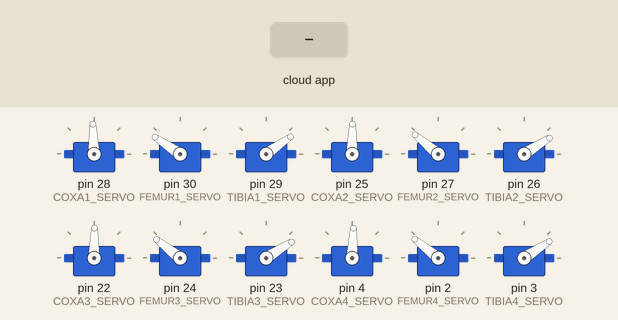
This sketch was run on a simulated Arduino Mega 2560, built with avr-gcc and run on an emulated ATmega2560. On the bench: 12 × servo. Inputs (shaded band) come from the test bench. The ROS host is connected and sends only what is stated.

Above: at 1.2 s.
1.3 s: the phone or cloud app sets ww to w
At 2.5 s:
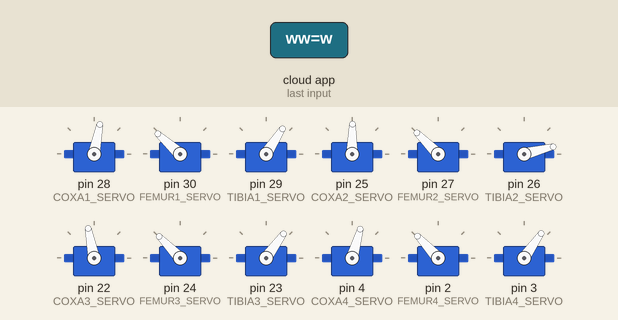
2.8 s: the phone or cloud app sets ww to s
At 3.6 s:
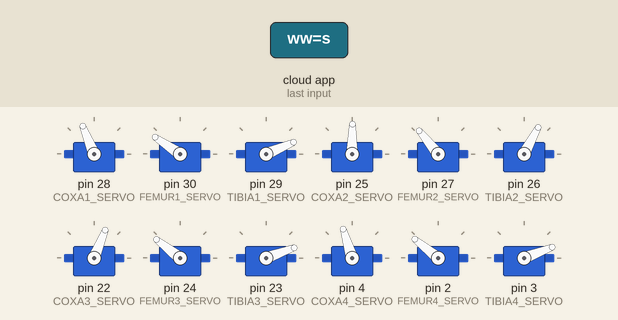
4.3 s: the phone or cloud app sets ww to a
At 5.0 s:
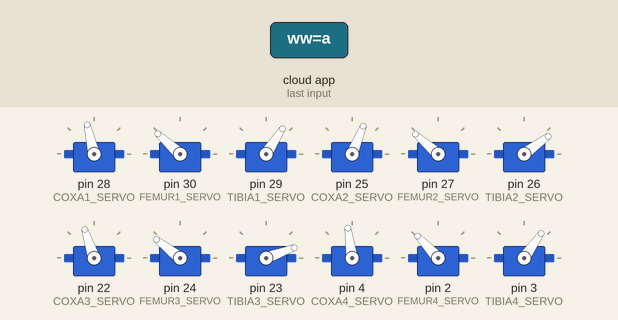
5.8 s: the phone or cloud app sets ww to d
At 7.0 s:
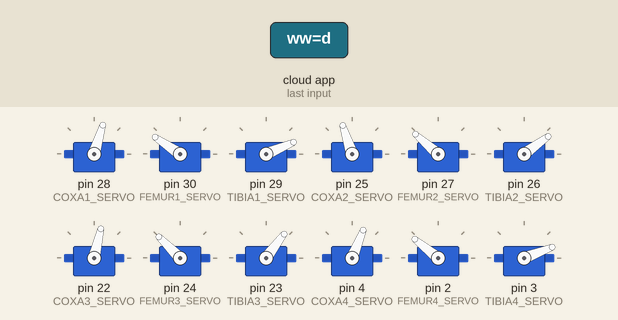
7.3 s: the phone or cloud app sets ww to r
8.8 s: the phone or cloud app sets ww to w
At 9.5 s:
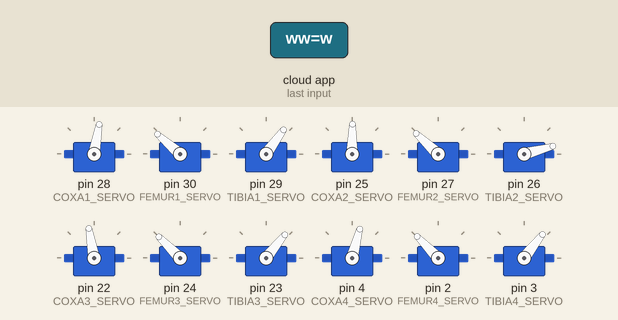
Timing chart, 0 to 11.3 s (numbered marks = the images above; inputs shaded):
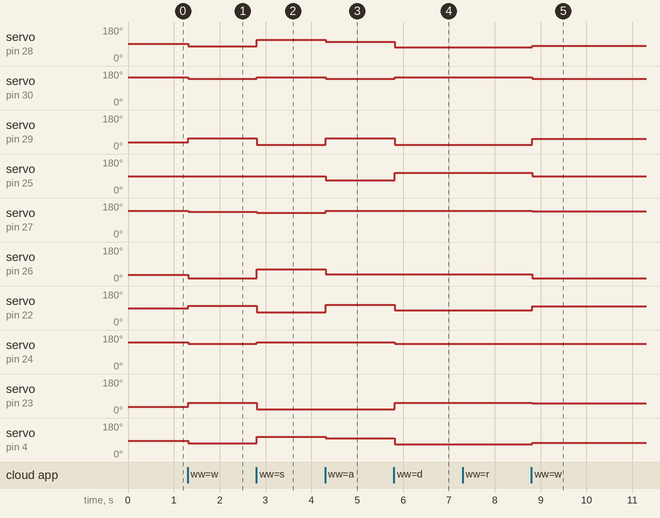

The sketch:

sample02.ino
```cpp
#include <ros.h>
#include <std_msgs/String.h>
#include <Servo.h>
#include <math.h>

ros::NodeHandle nh;

const int COXA1_SERVO  = 28;          //servo port definitions
const int FEMUR1_SERVO = 30;
const int TIBIA1_SERVO = 29;
const int COXA2_SERVO  = 25;
const int FEMUR2_SERVO = 27;
const int TIBIA2_SERVO = 26;
const int COXA3_SERVO  = 22;
const int FEMUR3_SERVO = 24;
const int TIBIA3_SERVO = 23;
const int COXA4_SERVO  = 4;
const int FEMUR4_SERVO = 2;
const int TIBIA4_SERVO = 3;
const int COXA5_SERVO  = 7;
const int FEMUR5_SERVO = 5;
const int TIBIA5_SERVO = 6;
const int COXA6_SERVO  = 10;
const int FEMUR6_SERVO = 8;
const int TIBIA6_SERVO = 9;

const int COXA_LENGTH = 51;           //leg part lengths
const int FEMUR_LENGTH = 65;
const int TIBIA_LENGTH = 121;

const int TRAVEL = 30;                //translate and rotate travel limit constant

const long A12DEG = 209440;           //12 degrees in radians x 1,000,000
const long A30DEG = 523599;           //30 degrees in radians x 1,000,000

const int FRAME_TIME_MS = 20;         //frame time (20msec = 50Hz)

const float HOME_X[6] = {  82.0,   0.0, -82.0,  -82.0,    0.0,  82.0};  //coxa-to-toe home positions
const float HOME_Y[6] = {  82.0, 116.0,  82.0,  -82.0, -116.0, -82.0};
const float HOME_Z[6] = { -80.0, -80.0, -80.0,  -80.0,  -80.0, -80.0};

const float BODY_X[6] = { 110.4,  0.0, -110.4, -110.4,    0.0, 110.4};  //body center-to-coxa servo distances
const float BODY_Y[6] = {  58.4, 90.8,   58.4,  -58.4,  -90.8, -58.4};
const float BODY_Z[6] = {   0.0,  0.0,    0.0,    0.0,    0.0,   0.0};

const int COXA_CAL[6]  = {2, -1, -1, -3, -2, -3};                       //servo calibration constants
const int FEMUR_CAL[6] = {4, -2,  0, -1,  0,  0};
const int TIBIA_CAL[6] = {0, -3, -3, -2, -3, -1};

unsigned long currentTime;            //frame timer variables
unsigned long previousTime;

int mode = 0;
int gait;
int gait_speed = 0;
int reset_position;
int capture_offsets;


int leg_num;                          //positioning and walking variables
int totalX, totalY, totalZ;
int tick, duration, numTicks;
int z_height_left, z_height_right;
int commandedX, commandedY;
int commandedR = 0;
int translateX, translateY, translateZ;
float step_height_multiplier;
float strideX, strideY, strideR;
float sinRotX, sinRotY, sinRotZ;
float cosRotX, cosRotY, cosRotZ;
float rotOffsetX, rotOffsetY, rotOffsetZ;
float amplitudeX, amplitudeY, amplitudeZ;
float offset_X[6], offset_Y[6], offset_Z[6];
float current_X[6], current_Y[6], current_Z[6];

int tripod_case[6]   = {1,2,1,2,1,2};     //for tripod gait walking

float L0, L3;                         //inverse kinematics variables
float gamma_femur;
float phi_tibia, phi_femur;
float theta_tibia, theta_femur, theta_coxa;

Servo coxa1_servo;      //18 servos
Servo femur1_servo;
Servo tibia1_servo;
Servo coxa2_servo;
Servo femur2_servo;
Servo tibia2_servo;
Servo coxa3_servo;
Servo femur3_servo;
Servo tibia3_servo;
Servo coxa4_servo;
Servo femur4_servo;
Servo tibia4_servo;
Servo coxa5_servo;
Servo femur5_servo;
Servo tibia5_servo;
Servo coxa6_servo;
Servo femur6_servo;
Servo tibia6_servo;

String dd;

int leg1_IK_control, leg6_IK_control;

void messageCb(const std_msgs::String &msg)
{
  dd = msg.data;
  if(dd == "w")
  {
    commandedX = 0;
    commandedY = -126;
    tripod_gait();
  }
  else if(dd == "s")
  {
    commandedX = 0;
    commandedY = 126;
    tripod_gait();
  }
  else if(dd == "a")
  {
    commandedX = -126;
    commandedY = 0;
    tripod_gait();
  }
  else if(dd == "d")
  {
    commandedX = 126;
    commandedY = 0;
    tripod_gait();
  }
  else if(dd == "r")
  {
    set_all_90();
  }
}

ros::Subscriber<std_msgs::String> sub("ww", &messageCb);

void setup()
{
  Serial.begin(57600);
  coxa1_servo.attach(COXA1_SERVO,610,2400);
  femur1_servo.attach(FEMUR1_SERVO,610,2400);
  tibia1_servo.attach(TIBIA1_SERVO,610,2400);
  coxa2_servo.attach(COXA2_SERVO,610,2400);
  femur2_servo.attach(FEMUR2_SERVO,610,2400);
  tibia2_servo.attach(TIBIA2_SERVO,610,2400);
  coxa3_servo.attach(COXA3_SERVO,610,2400);
  femur3_servo.attach(FEMUR3_SERVO,610,2400);
  tibia3_servo.attach(TIBIA3_SERVO,610,2400);
  coxa4_servo.attach(COXA4_SERVO,610,2400);
  femur4_servo.attach(FEMUR4_SERVO,610,2400);
  tibia4_servo.attach(TIBIA4_SERVO,610,2400);
  coxa5_servo.attach(COXA5_SERVO,610,2400);
  femur5_servo.attach(FEMUR5_SERVO,610,2400);
  tibia5_servo.attach(TIBIA5_SERVO,610,2400);
  coxa6_servo.attach(COXA6_SERVO,610,2400);
  femur6_servo.attach(FEMUR6_SERVO,610,2400);
  tibia6_servo.attach(TIBIA6_SERVO,610,2400);
  for(leg_num=0; leg_num<6; leg_num++)
  {
    offset_X[leg_num] = 0.0;
    offset_Y[leg_num] = 0.0;
    offset_Z[leg_num] = 0.0;
  }
  reset_position = true;
  leg1_IK_control = true;
  leg6_IK_control = true;
  nh.initNode();
  nh.subscribe(sub);
}

void loop()
{
  //reset legs to home position when commanded
    if(reset_position == true)
    {
      for(leg_num=0; leg_num<6; leg_num++)
      {
        current_X[leg_num] = HOME_X[leg_num];
        current_Y[leg_num] = HOME_Y[leg_num];
        current_Z[leg_num] = HOME_Z[leg_num];
      }
      reset_position = false;
    }
    if(mode < 99)
    {
      for(leg_num=0; leg_num<6; leg_num++)
        leg_IK(leg_num,current_X[leg_num]+offset_X[leg_num],current_Y[leg_num]+offset_Y[leg_num],current_Z[leg_num]+offset_Z[leg_num]);
    }
    if(mode != 4)
    {
      leg1_IK_control = true;
      leg6_IK_control = true;
    }

  nh.spinOnce();
  delay(1);
}


void leg_IK(int leg_number,float X,float Y,float Z)
{
  //compute target femur-to-toe (L3) length
  L0 = sqrt(sq(X) + sq(Y)) - COXA_LENGTH;
  L3 = sqrt(sq(L0) + sq(Z));

  //process only if reach is within possible range (not too long or too short!)
  if((L3 < (TIBIA_LENGTH+FEMUR_LENGTH)) && (L3 > (TIBIA_LENGTH-FEMUR_LENGTH)))
  {
    //compute tibia angle
    phi_tibia = acos((sq(FEMUR_LENGTH) + sq(TIBIA_LENGTH) - sq(L3))/(2*FEMUR_LENGTH*TIBIA_LENGTH));
    theta_tibia = phi_tibia*RAD_TO_DEG - 23.0 + TIBIA_CAL[leg_number];
    theta_tibia = constrain(theta_tibia,0.0,180.0);

    //compute femur angle
    gamma_femur = atan2(Z,L0);
    phi_femur = acos((sq(FEMUR_LENGTH) + sq(L3) - sq(TIBIA_LENGTH))/(2*FEMUR_LENGTH*L3));
    theta_femur = (phi_femur + gamma_femur)*RAD_TO_DEG + 14.0 + 90.0 + FEMUR_CAL[leg_number];
    theta_femur = constrain(theta_femur,0.0,180.0);

    //compute coxa angle
    theta_coxa = atan2(X,Y)*RAD_TO_DEG + COXA_CAL[leg_number];

    //output to the appropriate leg
    switch(leg_number)
    {
      case 0:
        if(leg1_IK_control == true)                       //flag for IK or manual control of leg
        {
          theta_coxa = theta_coxa + 45.0;                 //compensate for leg mounting
          theta_coxa = constrain(theta_coxa,0.0,180.0);
          coxa1_servo.write(int(theta_coxa));
          femur1_servo.write(int(theta_femur));
          tibia1_servo.write(int(theta_tibia));
        }
        break;
      case 1:
        theta_coxa = theta_coxa + 90.0;                 //compensate for leg mounting
        theta_coxa = constrain(theta_coxa,0.0,180.0);
        coxa2_servo.write(int(theta_coxa));
        femur2_servo.write(int(theta_femur));
        tibia2_servo.write(int(theta_tibia));
        break;
      case 2:
        theta_coxa = theta_coxa + 135.0;                 //compensate for leg mounting
        theta_coxa = constrain(theta_coxa,0.0,180.0);
        coxa3_servo.write(int(theta_coxa));
        femur3_servo.write(int(theta_femur));
        tibia3_servo.write(int(theta_tibia));
        break;
      case 3:
        if(theta_coxa < 0)                                //compensate for leg mounting
          theta_coxa = theta_coxa + 225.0;                // (need to use different
        else                                              //  positive and negative offsets
          theta_coxa = theta_coxa - 135.0;                //  due to atan2 results above!)
        theta_coxa = constrain(theta_coxa,0.0,180.0);
        coxa4_servo.write(int(theta_coxa));
        femur4_servo.write(int(theta_femur));
        tibia4_servo.write(int(theta_tibia));
        break;
      case 4:
        if(theta_coxa < 0)                                //compensate for leg mounting
          theta_coxa = theta_coxa + 270.0;                // (need to use different
        else                                              //  positive and negative offsets
          theta_coxa = theta_coxa - 90.0;                 //  due to atan2 results above!)
        theta_coxa = constrain(theta_coxa,0.0,180.0);
        coxa5_servo.write(int(theta_coxa));
        femur5_servo.write(int(theta_femur));
        tibia5_servo.write(int(theta_tibia));
        break;
      case 5:
        if(leg6_IK_control == true)                       //flag for IK or manual control of leg
        {
          if(theta_coxa < 0)                              //compensate for leg mounting
            theta_coxa = theta_coxa + 315.0;              // (need to use different
          else                                            //  positive and negative offsets
            theta_coxa = theta_coxa - 45.0;               //  due to atan2 results above!)
          theta_coxa = constrain(theta_coxa,0.0,180.0);
          coxa6_servo.write(int(theta_coxa));
          femur6_servo.write(int(theta_femur));
          tibia6_servo.write(int(theta_tibia));
        }
        break;
    }
  }
}

void tripod_gait()
{
  if((abs(commandedX) > 15) || (abs(commandedY) > 15) || (abs(commandedR) > 15) || (tick>0))
  {
    compute_strides();
    numTicks = round(duration / FRAME_TIME_MS / 2.0); //total ticks divided into the two cases
    for(leg_num=0; leg_num<6; leg_num++)
    {
      compute_amplitudes();
      switch(tripod_case[leg_num])
      {
        case 1:                               //move foot forward (raise and lower)
          current_X[leg_num] = HOME_X[leg_num] - amplitudeX*cos(M_PI*tick/numTicks);
          current_Y[leg_num] = HOME_Y[leg_num] - amplitudeY*cos(M_PI*tick/numTicks);
          current_Z[leg_num] = HOME_Z[leg_num] + abs(amplitudeZ)*sin(M_PI*tick/numTicks);
          if(tick >= numTicks-1) tripod_case[leg_num] = 2;
          break;
        case 2:                               //move foot back (on the ground)
          current_X[leg_num] = HOME_X[leg_num] + amplitudeX*cos(M_PI*tick/numTicks);
          current_Y[leg_num] = HOME_Y[leg_num] + amplitudeY*cos(M_PI*tick/numTicks);
          current_Z[leg_num] = HOME_Z[leg_num];
          if(tick >= numTicks-1) tripod_case[leg_num] = 1;
          break;
      }
    }
    //increment tick
    if(tick < numTicks-1) tick++;
    else tick = 0;
  }
}

void compute_amplitudes()
{
  //compute total distance from center of body to toe
  totalX = HOME_X[leg_num] + BODY_X[leg_num];
  totalY = HOME_Y[leg_num] + BODY_Y[leg_num];

  //compute rotational offset
  rotOffsetX = totalY*sinRotZ + totalX*cosRotZ - totalX;
  rotOffsetY = totalY*cosRotZ - totalX*sinRotZ - totalY;

  //compute X and Y amplitude and constrain to prevent legs from crashing into each other
  amplitudeX = ((strideX + rotOffsetX)/2.0);
  amplitudeY = ((strideY + rotOffsetY)/2.0);
  amplitudeX = constrain(amplitudeX,-50,50);
  amplitudeY = constrain(amplitudeY,-50,50);

  //compute Z amplitude
  if(abs(strideX + rotOffsetX) > abs(strideY + rotOffsetY))
    amplitudeZ = step_height_multiplier * (strideX + rotOffsetX) /4.0;
  else
    amplitudeZ = step_height_multiplier * (strideY + rotOffsetY) / 4.0;
}

void compute_strides()
{
  //compute stride lengths
  strideX = 90*commandedX/127;
  strideY = 90*commandedY/127;
  strideR = 35*commandedR/127;

  //compute rotation trig
  sinRotZ = sin(radians(strideR));
  cosRotZ = cos(radians(strideR));

  //set duration for normal and slow speed modes
  if(gait_speed == 0) duration = 1080;
  else duration = 3240;
}

void set_all_90()
{
  coxa1_servo.write(90+COXA_CAL[0]);
  femur1_servo.write(90+FEMUR_CAL[0]);
  tibia1_servo.write(90+TIBIA_CAL[0]);

  coxa2_servo.write(90+COXA_CAL[1]);
  femur2_servo.write(90+FEMUR_CAL[1]);
  tibia2_servo.write(90+TIBIA_CAL[1]);

  coxa3_servo.write(90+COXA_CAL[2]);
  femur3_servo.write(90+FEMUR_CAL[2]);
  tibia3_servo.write(90+TIBIA_CAL[2]);

  coxa4_servo.write(90+COXA_CAL[3]);
  femur4_servo.write(90+FEMUR_CAL[3]);
  tibia4_servo.write(90+TIBIA_CAL[3]);

  coxa5_servo.write(90+COXA_CAL[4]);
  femur5_servo.write(90+FEMUR_CAL[4]);
  tibia5_servo.write(90+TIBIA_CAL[4]);

  coxa6_servo.write(90+COXA_CAL[5]);
  femur6_servo.write(90+FEMUR_CAL[5]);
  tibia6_servo.write(90+TIBIA_CAL[5]);
}
```

Measured:
- after the input at 1.3 s, servo on pin 28 (COXA1_SERVO): 92° → 79° at once; servo on pin 30 (FEMUR1_SERVO): 146° → 138° at once; servo on pin 29 (TIBIA1_SERVO): 35° → 57° at once; servo on pin 27 (FEMUR2_SERVO): 140° → 135° at once; servo on pin 26 (TIBIA2_SERVO): 32° → 14° at once
- after the input at 2.8 s, servo on pin 28 (COXA1_SERVO): 79° → 112° at once; servo on pin 30 (FEMUR1_SERVO): 138° → 146° at once; servo on pin 29 (TIBIA1_SERVO): 57° → 23° at once; servo on pin 27 (FEMUR2_SERVO): 135° → 129° at once; servo on pin 26 (TIBIA2_SERVO): 14° → 62° at once
- after the input at 4.3 s, servo on pin 28 (COXA1_SERVO): 112° → 103° at once; servo on pin 30 (FEMUR1_SERVO): 146° → 138° at once; servo on pin 29 (TIBIA1_SERVO): 23° → 57° at once; servo on pin 25 (COXA2_SERVO): 89° → 68° at once; servo on pin 27 (FEMUR2_SERVO): 129° → 139° at once
- after the input at 5.8 s, servo on pin 28 (COXA1_SERVO): 103° → 73° at once; servo on pin 30 (FEMUR1_SERVO): 138° → 146° at once; servo on pin 29 (TIBIA1_SERVO): 57° → 23° at once; servo on pin 25 (COXA2_SERVO): 68° → 108° at once; servo on pin 22 (COXA3_SERVO): 108° → 77° at once
- after the input at 8.8 s, servo on pin 28 (COXA1_SERVO): 73° → 80° at once; servo on pin 30 (FEMUR1_SERVO): 146° → 139° at once; servo on pin 29 (TIBIA1_SERVO): 23° → 54° at once; servo on pin 25 (COXA2_SERVO): 108° → 89° at once; servo on pin 27 (FEMUR2_SERVO): 139° → 137° at once
